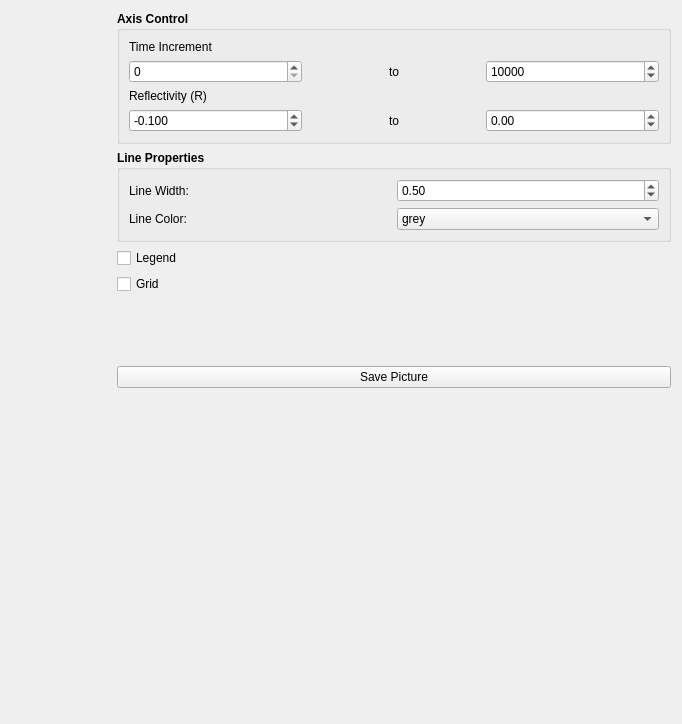
<?xml version="1.0" encoding="UTF-8"?>
<ui version="4.0">
 <class>Form</class>
 <widget class="QWidget" name="Form">
  <property name="geometry">
   <rect>
    <x>0</x>
    <y>0</y>
    <width>682</width>
    <height>724</height>
   </rect>
  </property>
  <property name="windowTitle">
   <string>Plot FBG Spectrum</string>
  </property>
  <property name="windowIcon">
   <iconset>
    <normaloff>DESIGN_Resource/plot.png</normaloff>DESIGN_Resource/plot.png</iconset>
  </property>
  <layout class="QGridLayout" name="gridLayout_2">
   <item row="0" column="0">
    <layout class="QGridLayout" name="gridLayout_OSA_Plot">
     <item row="0" column="0">
      <spacer name="horizontalSpacer">
       <property name="orientation">
        <enum>Qt::Horizontal</enum>
       </property>
       <property name="sizeType">
        <enum>QSizePolicy::Fixed</enum>
       </property>
       <property name="sizeHint" stdset="0">
        <size>
         <width>100</width>
         <height>20</height>
        </size>
       </property>
      </spacer>
     </item>
    </layout>
   </item>
   <item row="0" column="1">
    <layout class="QGridLayout" name="gridLayoutControl_OSA">
     <item row="0" column="0">
      <layout class="QFormLayout" name="formLayout">
       <property name="fieldGrowthPolicy">
        <enum>QFormLayout::AllNonFixedFieldsGrow</enum>
       </property>
       <item row="3" column="1">
        <widget class="QGroupBox" name="groupBox">
         <property name="font">
          <font>
           <weight>75</weight>
           <bold>true</bold>
          </font>
         </property>
         <property name="title">
          <string>Axis Control</string>
         </property>
         <layout class="QGridLayout" name="gridLayout_3">
          <item row="1" column="2">
           <widget class="QDoubleSpinBox" name="doubleSpinBox_XlimMax">
            <property name="font">
             <font>
              <weight>50</weight>
              <bold>false</bold>
             </font>
            </property>
            <property name="readOnly">
             <bool>false</bool>
            </property>
            <property name="keyboardTracking">
             <bool>false</bool>
            </property>
            <property name="decimals">
             <number>0</number>
            </property>
            <property name="minimum">
             <double>0.000000000000000</double>
            </property>
            <property name="maximum">
             <double>999999999.000000000000000</double>
            </property>
            <property name="singleStep">
             <double>1000.000000000000000</double>
            </property>
            <property name="value">
             <double>10000.000000000000000</double>
            </property>
           </widget>
          </item>
          <item row="1" column="0">
           <widget class="QSpinBox" name="spinBox_XlimMin">
            <property name="font">
             <font>
              <weight>50</weight>
              <bold>false</bold>
             </font>
            </property>
            <property name="readOnly">
             <bool>false</bool>
            </property>
            <property name="keyboardTracking">
             <bool>false</bool>
            </property>
            <property name="minimum">
             <number>0</number>
            </property>
            <property name="maximum">
             <number>999999999</number>
            </property>
            <property name="singleStep">
             <number>1000</number>
            </property>
            <property name="value">
             <number>0</number>
            </property>
           </widget>
          </item>
          <item row="1" column="1">
           <widget class="QLabel" name="label_3">
            <property name="font">
             <font>
              <weight>50</weight>
              <bold>false</bold>
             </font>
            </property>
            <property name="text">
             <string>to</string>
            </property>
            <property name="alignment">
             <set>Qt::AlignCenter</set>
            </property>
           </widget>
          </item>
          <item row="3" column="1">
           <widget class="QLabel" name="label">
            <property name="font">
             <font>
              <weight>50</weight>
              <bold>false</bold>
             </font>
            </property>
            <property name="text">
             <string>to</string>
            </property>
            <property name="alignment">
             <set>Qt::AlignCenter</set>
            </property>
           </widget>
          </item>
          <item row="3" column="2">
           <widget class="QDoubleSpinBox" name="doubleSpinBox_YlimMax">
            <property name="font">
             <font>
              <weight>50</weight>
              <bold>false</bold>
             </font>
            </property>
            <property name="keyboardTracking">
             <bool>false</bool>
            </property>
            <property name="decimals">
             <number>2</number>
            </property>
            <property name="minimum">
             <double>-20.000000000000000</double>
            </property>
            <property name="maximum">
             <double>20.000000000000000</double>
            </property>
            <property name="singleStep">
             <double>0.100000000000000</double>
            </property>
            <property name="value">
             <double>0.000000000000000</double>
            </property>
           </widget>
          </item>
          <item row="2" column="0" colspan="3">
           <widget class="QLabel" name="label_4">
            <property name="font">
             <font>
              <weight>50</weight>
              <bold>false</bold>
             </font>
            </property>
            <property name="text">
             <string>Reflectivity (R)</string>
            </property>
           </widget>
          </item>
          <item row="0" column="0" colspan="3">
           <layout class="QGridLayout" name="gridLayout">
            <item row="0" column="0">
             <widget class="QLabel" name="label_2">
              <property name="font">
               <font>
                <weight>50</weight>
                <bold>false</bold>
               </font>
              </property>
              <property name="text">
               <string>Time Increment</string>
              </property>
             </widget>
            </item>
           </layout>
          </item>
          <item row="3" column="0">
           <widget class="QDoubleSpinBox" name="spinBox_YlimMin">
            <property name="font">
             <font>
              <weight>50</weight>
              <bold>false</bold>
             </font>
            </property>
            <property name="keyboardTracking">
             <bool>false</bool>
            </property>
            <property name="decimals">
             <number>3</number>
            </property>
            <property name="minimum">
             <double>-20.000000000000000</double>
            </property>
            <property name="maximum">
             <double>20.000000000000000</double>
            </property>
            <property name="singleStep">
             <double>0.010000000000000</double>
            </property>
            <property name="value">
             <double>-0.100000000000000</double>
            </property>
           </widget>
          </item>
         </layout>
        </widget>
       </item>
       <item row="4" column="1">
        <widget class="QGroupBox" name="groupBox_2">
         <property name="font">
          <font>
           <weight>75</weight>
           <bold>true</bold>
          </font>
         </property>
         <property name="title">
          <string>Line Properties</string>
         </property>
         <layout class="QGridLayout" name="gridLayout_5">
          <item row="0" column="0">
           <layout class="QGridLayout" name="gridLayout_4">
            <item row="1" column="1">
             <widget class="QComboBox" name="comboBox_LineColorUndeformed">
              <property name="font">
               <font>
                <weight>50</weight>
                <bold>false</bold>
               </font>
              </property>
              <item>
               <property name="text">
                <string>grey</string>
               </property>
              </item>
              <item>
               <property name="text">
                <string>blue</string>
               </property>
              </item>
              <item>
               <property name="text">
                <string>red</string>
               </property>
              </item>
              <item>
               <property name="text">
                <string>black</string>
               </property>
              </item>
             </widget>
            </item>
            <item row="1" column="0">
             <widget class="QLabel" name="label_6">
              <property name="font">
               <font>
                <weight>50</weight>
                <bold>false</bold>
               </font>
              </property>
              <property name="text">
               <string>Line Color:</string>
              </property>
             </widget>
            </item>
            <item row="0" column="0">
             <widget class="QLabel" name="label_5">
              <property name="font">
               <font>
                <weight>50</weight>
                <bold>false</bold>
               </font>
              </property>
              <property name="text">
               <string>Line Width:</string>
              </property>
             </widget>
            </item>
            <item row="0" column="1">
             <widget class="QDoubleSpinBox" name="doubleSpinBox_LineWidth">
              <property name="font">
               <font>
                <weight>50</weight>
                <bold>false</bold>
               </font>
              </property>
              <property name="decimals">
               <number>2</number>
              </property>
              <property name="minimum">
               <double>0.100000000000000</double>
              </property>
              <property name="maximum">
               <double>10.000000000000000</double>
              </property>
              <property name="singleStep">
               <double>0.100000000000000</double>
              </property>
              <property name="value">
               <double>0.500000000000000</double>
              </property>
             </widget>
            </item>
           </layout>
          </item>
         </layout>
        </widget>
       </item>
       <item row="5" column="1">
        <widget class="QCheckBox" name="checkBox_legend">
         <property name="text">
          <string>Legend</string>
         </property>
         <property name="checked">
          <bool>false</bool>
         </property>
        </widget>
       </item>
       <item row="6" column="1">
        <widget class="QCheckBox" name="checkBox_Grid">
         <property name="text">
          <string>Grid</string>
         </property>
        </widget>
       </item>
       <item row="7" column="1">
        <spacer name="verticalSpacer">
         <property name="orientation">
          <enum>Qt::Vertical</enum>
         </property>
         <property name="sizeType">
          <enum>QSizePolicy::Fixed</enum>
         </property>
         <property name="sizeHint" stdset="0">
          <size>
           <width>20</width>
           <height>60</height>
          </size>
         </property>
        </spacer>
       </item>
       <item row="8" column="1">
        <widget class="QPushButton" name="pushButton_SavePicture">
         <property name="text">
          <string>Save Picture</string>
         </property>
        </widget>
       </item>
      </layout>
     </item>
    </layout>
   </item>
  </layout>
  <action name="actionSavePicture">
   <property name="text">
    <string>SavePicture</string>
   </property>
  </action>
 </widget>
 <resources/>
 <connections>
  <connection>
   <sender>pushButton_SavePicture</sender>
   <signal>clicked()</signal>
   <receiver>actionSavePicture</receiver>
   <slot>trigger()</slot>
   <hints>
    <hint type="sourcelabel">
     <x>355</x>
     <y>540</y>
    </hint>
    <hint type="destinationlabel">
     <x>-1</x>
     <y>-1</y>
    </hint>
   </hints>
  </connection>
 </connections>
</ui>
